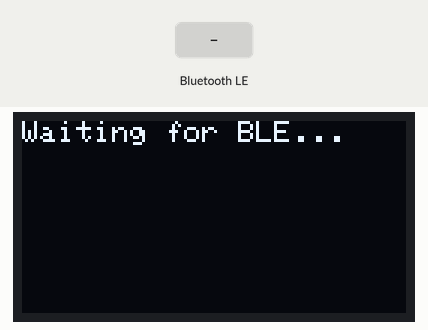
A sketch run on a simulated ESP32. Shown: 128×64 one-colour display. The inputs (shaded band) are chosen by the test bench. Nothing arrives over Bluetooth unless stated; a phone connects over Bluetooth LE 3 s after start; what the sketch prints to the serial monitor is not drawn.

Above: at 1.2 s.
1.3 s: Bluetooth LE write "1" received
At 2.5 s:
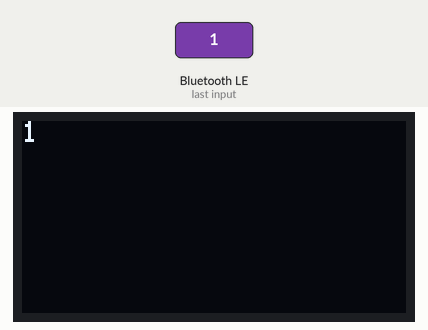
2.8 s: Bluetooth LE write "0" received
At 3.8 s:
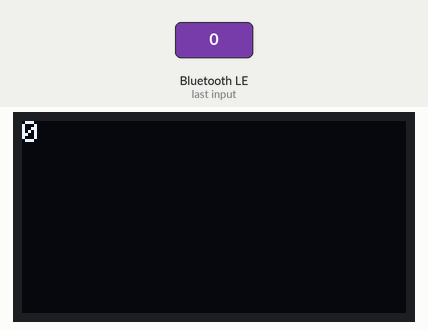
4.3 s: Bluetooth LE write "2" received
Timing chart, 0 to 7.3 s (numbered marks = the images above; inputs shaded):
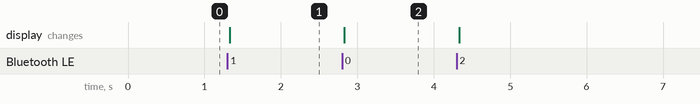

Measured:
- after the input at 1.3 s, the display: changes at once (image 1)
- after the input at 2.8 s, the display: changes at once (image 2)

The sketch:

BLEreciever.ino
```cpp
#include <BLEDevice.h>
#include <BLEUtils.h>
#include <BLEServer.h>
#include <Wire.h>
#include <Adafruit_GFX.h>
#include <Adafruit_SSD1306.h>

// Forward declaration of displayMessage()
void displayMessage(const char *message);

#define SCREEN_WIDTH 128
#define SCREEN_HEIGHT 64
#define OLED_RESET    -1
Adafruit_SSD1306 display(SCREEN_WIDTH, SCREEN_HEIGHT, &Wire, OLED_RESET);

#define SERVICE_UUID        "12345678-1234-1234-1234-123456789abc"
#define CHARACTERISTIC_UUID "abcd1234-5678-90ab-cdef-1234567890ab"

class MyCallbacks : public BLECharacteristicCallbacks {
    void onWrite(BLECharacteristic *pCharacteristic) override {
        String value = pCharacteristic->getValue(); // Fix: Use Arduino String
        if (value.length() > 0) {
            Serial.print("Received: ");
            Serial.println(value);
            displayMessage(value.c_str()); // Fix: Function now declared beforehand
        }
    }
};

void displayMessage(const char *message) {
    display.clearDisplay();
    display.setTextSize(1);
    display.setTextColor(SSD1306_WHITE);
    display.setCursor(0, 0);
    display.println(message);
    display.display();
}

void setup() {
    Serial.begin(115200);
    if (!display.begin(SSD1306_SWITCHCAPVCC, 0x3C)) {
        Serial.println("SSD1306 allocation failed");
        for (;;);
    }
    displayMessage("Waiting for BLE...");

    BLEDevice::init("ESP32-BLE-Display");
    BLEServer *pServer = BLEDevice::createServer();
    BLEService *pService = pServer->createService(SERVICE_UUID);
    BLECharacteristic *pCharacteristic = pService->createCharacteristic(
        CHARACTERISTIC_UUID,
        BLECharacteristic::PROPERTY_WRITE
    );
    pCharacteristic->setCallbacks(new MyCallbacks());
    pService->start();

    BLEAdvertising *pAdvertising = BLEDevice::getAdvertising();
    pAdvertising->addServiceUUID(SERVICE_UUID);
    pAdvertising->start();

    Serial.println("BLE Ready, waiting for messages...");
}

void loop() {
    delay(1000);
}
```
